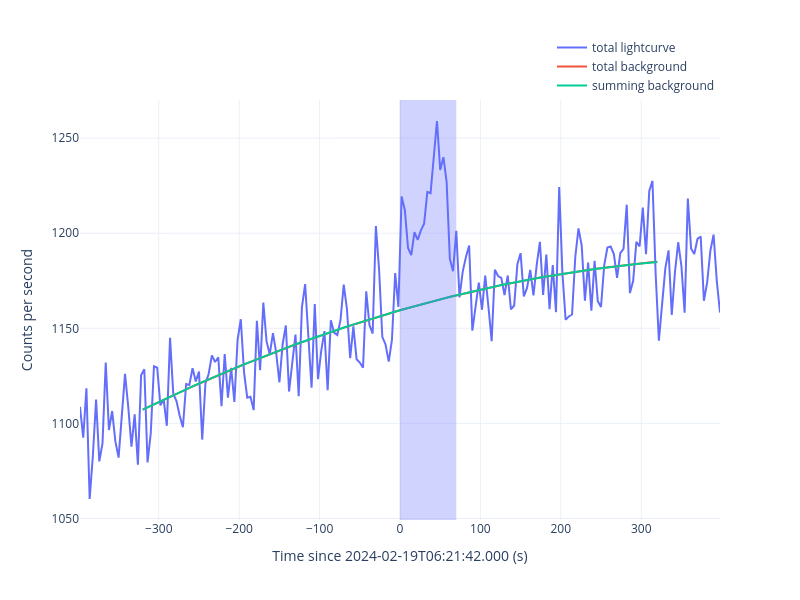

Notebook source saved alongside this figure:
### Code cell
gbm_tte.spec_slices = [[0, 70]]
gbm_tte.extract_spectrum(savepath='./spectrum/n9', show=True)
